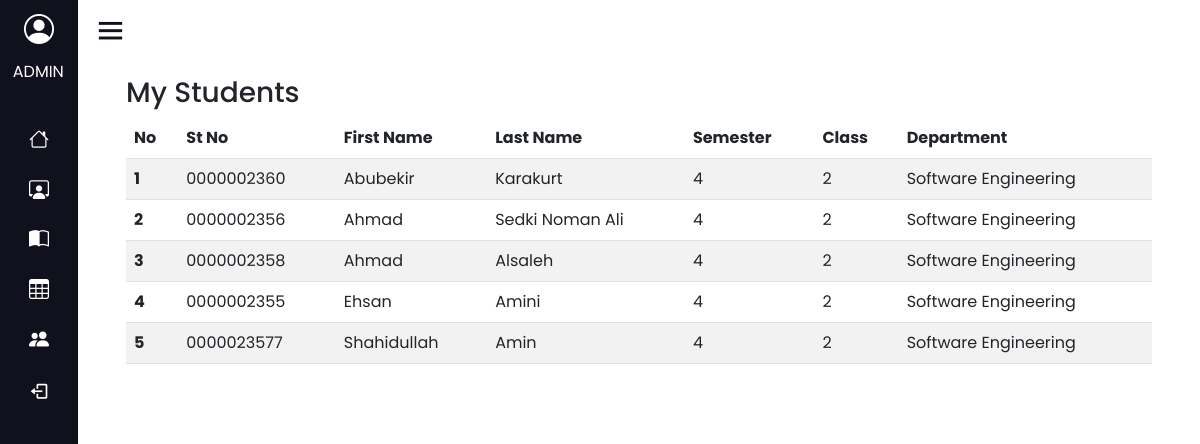
Screenshot of /students (signed in) with the database file from the repository.
### course_management/models.py (models this page shows, shortened)
class Student(models.Model):
    _class_choice = (
        (1,'1'),
        (2,'2'),
        (3,'3'),
        (4,'4'),
        (5,'5'),
        (6,'6'),
        (7,'7')
    )
    user = models.OneToOneField(User , on_delete = models.CASCADE , related_name='student')
    faculty = models.ForeignKey(Faculty, on_delete=models.CASCADE)
    department = models.ForeignKey( Department, on_delete=models.CASCADE)
    identity_no = models.IntegerField(unique=True)
    student_no = models.CharField( max_length=10, unique=True , default=f"{(str (datetime.datetime.now().year)[2:4] + str(datetime.datetime.now().month)+str(User.objects.all().count())):0>10}")
    first_name = models.CharField(max_length=255)
    last_name = models.CharField(max_length=255 )
    phone = models.CharField(max_length=15)
    email = models.EmailField()
    student_status = models.BooleanField(default=False)
    semester = models.IntegerField(default=0)
    class_no = models.IntegerField(choices=_class_choice)
    academic_advisor = models.ForeignKey(Personal , on_delete=models.SET_NULL , null=True, blank=True)
    courses = models.ManyToManyField(to=Course , related_name='student_set')

class Department(models.Model):
    department_name = models.CharField(max_length=400)
    def __str__(self):
        return self.department_name

### course_management/views.py (the view, shortened to what this page needs)
# urls.py: path('students', views.get_all_students , name = 'students'),
@login_required
def get_all_students(request):
    if request.user.is_superuser:
        all_students = Student.objects.all().order_by('first_name')
        return render(request, 'course_management/administration/students.html', {'students': all_students})

### course_management/templates/course_management/administration/students.html
{% extends 'course_management/administration/admin_home.html' %}
{% block homecontent %}
<div style="margin: 3rem; margin-top: 1rem; padding-bottom: 4rem;">
    <h3>
        My Students
    </h3>
    <table class="table table-striped table-hover">
        <thead>
            <tr>
                <th scope="col">No</th>
                <th scope="col">St No</th>
                <th scope="col">First Name</th>
                <th scope="col">Last Name</th>
                <th scope="col">Semester</th>
                <th scope="col">Class</th>
                <th scope="col">Department</th>
            </tr>
        </thead>
        {% for student in students %}
        <tr>
            <th scope="row">{{forloop.counter}}</th>
            <td>{{student.student_no}}</td>
            <td>{{student.first_name}}</td>
            <td>{{student.last_name}}</td>
            <td>{{student.semester}}</td>
            <td>{{student.class_no}}</td>
            <td>{{student.department}}</td>
        </tr>
        {% endfor %}
    </table>
</div>
{% endblock %}

### course_management/static/css/style.css (style rules this page uses)
* { margin: 0; padding: 0; box-sizing: border-box; font-family: 'Poppins', sans-serif; }

### rows the page displays
Student: student_no "0000002360", first_name "Abubekir", last_name "Karakurt", semester "4", class_no "2", department "Software Engineering"
Student: student_no "0000002356", first_name "Ahmad", last_name "Sedki Noman Ali", semester "4", class_no "2", department "Software Engineering"
Student: student_no "0000002358", first_name "Ahmad", last_name "Alsaleh", semester "4", class_no "2", department "Software Engineering"
Student: student_no "0000002355", first_name "Ehsan", last_name "Amini", semester "4", class_no "2", department "Software Engineering"
Student: student_no "0000023577", first_name "Shahidullah", last_name "Amin", semester "4", class_no "2", department "Software Engineering"
